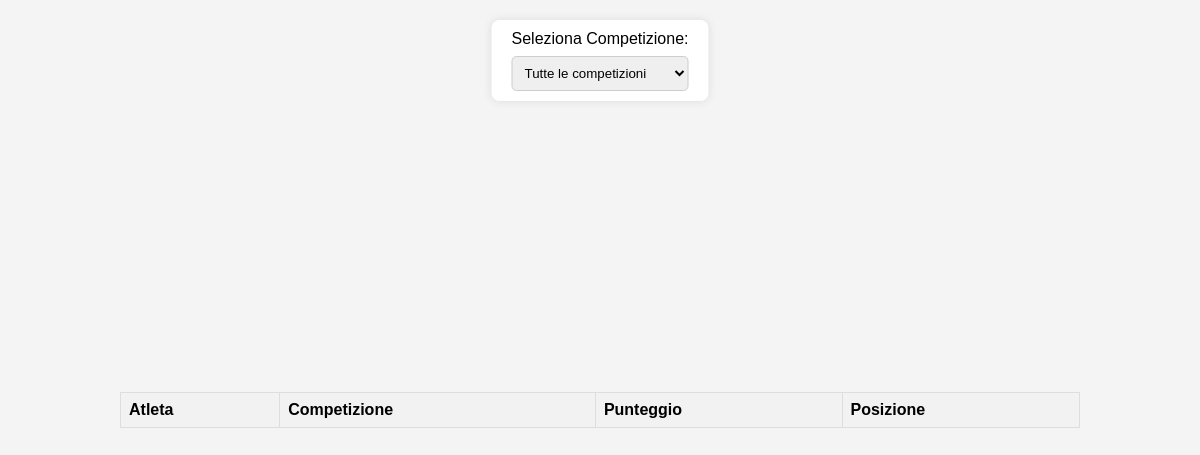
/partecipazioni.php, run on an earlier commit of the app's database.
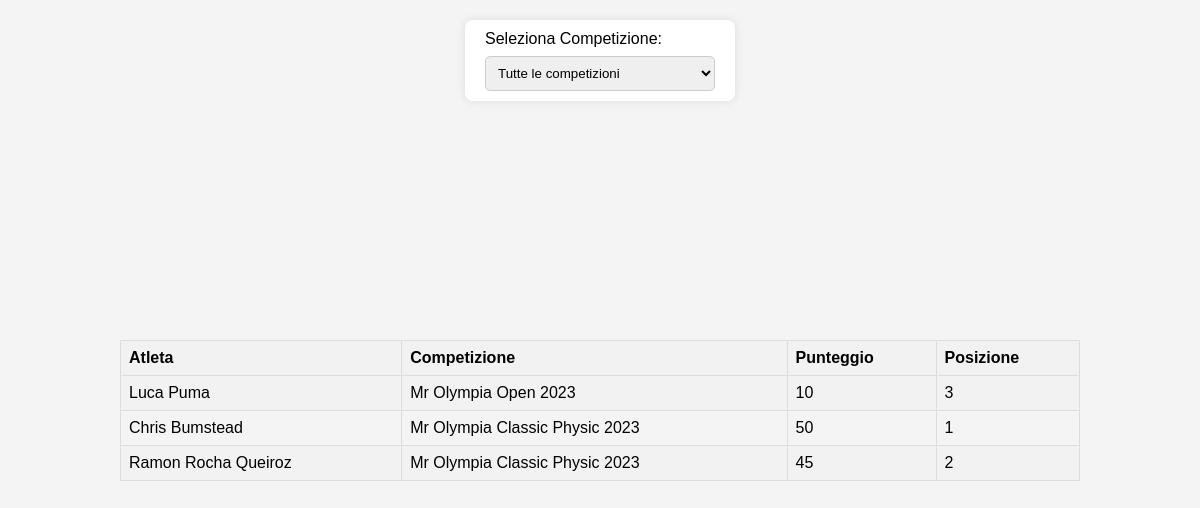
And on a later commit of the database.
### tables this page shows
CREATE TABLE `partecipazione` (
  `id_atleta` int(11) NOT NULL,
  `id_competizione` int(11) NOT NULL,
  `punteggio` int(11) NOT NULL,
  `posizione` int(11) NOT NULL
);

CREATE TABLE `atleti` (
  `id` int(11) NOT NULL,
  `nome` varchar(50) NOT NULL,
  `nazionalita` varchar(50) NOT NULL,
  `eta` int(11) NOT NULL,
  `altezza` varchar(50) NOT NULL,
  `peso_gara` int(50) NOT NULL,
  `peso_massa` int(11) NOT NULL,
  `id_preparatore` int(11) NOT NULL,
  `id_biografia` int(11) NOT NULL
);

CREATE TABLE `competizioni` (
  `id` int(11) NOT NULL,
  `nome` varchar(50) NOT NULL,
  `data` date NOT NULL,
  `luogo` varchar(50) NOT NULL
);

### partecipazioni.php (the view, shortened to what this page needs)
<?php
include 'credenziali.php';
$conn = new mysqli($servername, $username, $password, $dbname);
echo "<!DOCTYPE html>
<html>
<head>
    <title>Tabella Partecipazioni</title>
    <style>
        body {
            font-family: 'Arial', sans-serif;
            background-color: #f4f4f4;
            margin: 0;
            padding: 0;
            display: flex;
            justify-content: center;
            align-items: center;
            height: 100vh;
            position: relative;
        }
        #filtroCompetizioni {
            position: absolute;
            top: 20px;
            left: 50%;
            transform: translateX(-50%);
            background-color: #fff;
            border-radius: 8px;
            box-shadow: 0 0 10px rgba(0, 0, 0, 0.1);
            padding: 10px 20px;
            z-index: 1000;
        }
        #filtroCompetizioni label {
            display: block;
            margin-bottom: 8px;
        }
        #filtroCompetizioni select {
            width: 100%;
            padding: 8px;
            border-radius: 5px;
            border: 1px solid #ccc;
        }
        table {
            width: 80%;
            border-collapse: collapse;
            margin-top: 20px;
        }
        th, td {
            border: 1px solid #dddddd;
            text-align: left;
            padding: 8px;
            cursor: pointer;
        }
        th {
            background-color: #f2f2f2;
        }
        tr:nth-child(even) {
            background-color: #f2f2f2;
        }
        tr:hover {
            background-color: #ddd;
        }
        a {
            text-decoration: none; /* Rimuove il sottolineato */
            color: inherit; /* Eredità del colore del testo dal genitore */
        }
    </style>
</head>
<body>";
echo "<div id='filtroCompetizioni'>";
echo "<form method='GET'>";
echo "<label for='competizioni'>Seleziona Competizione:</label>";
echo "<select name='competizione' id='competizioni' onchange='this.form.submit()'>";
echo "<option value='tutte'>Tutte le competizioni</option>";
echo "</select>";
echo "</form>";
echo "</div>";
$sql = "SELECT ATLETI.nome AS atleta, COMPETIZIONI.nome AS competizione, PARTECIPAZIONE.punteggio, PARTECIPAZIONE.posizione
        FROM PARTECIPAZIONE
        INNER JOIN ATLETI ON PARTECIPAZIONE.id_atleta = ATLETI.id
        INNER JOIN COMPETIZIONI ON PARTECIPAZIONE.id_competizione = COMPETIZIONI.id";
$result = $conn->query($sql);
echo "<table><tr><th>Atleta</th><th>Competizione</th><th>Punteggio</th><th>Posizione</th></tr>";
while($row = $result->fetch_assoc()) {
    echo "<tr><td><a href='atleta.php?atleta=".urlencode($row['atleta'])."'>".$row["atleta"]."</a></td><td>".$row["competizione"]."</td><td>".$row["punteggio"]."</td><td>".$row["posizione"]."</td></tr>";
}
echo "</table>";
echo "</body>
</html>";
?>

### partecipazioni.php (style rules this page uses)
body { font-family: 'Arial', sans-serif; background-color: #f4f4f4; margin: 0; padding: 0; display: flex; justify-content: center; align-items: center; height: 100vh; position: relative; }
#filtroCompetizioni { position: absolute; top: 20px; left: 50%; transform: translateX(-50%); background-color: #fff; border-radius: 8px; box-shadow: 0 0 10px rgba(0, 0, 0, 0.1); padding: 10px 20px; z-index: 1000; }
#filtroCompetizioni label { display: block; margin-bottom: 8px; }
#filtroCompetizioni select { width: 100%; padding: 8px; border-radius: 5px; border: 1px solid #ccc; }
table { width: 80%; border-collapse: collapse; margin-top: 20px; }
th, td { border: 1px solid #dddddd; text-align: left; padding: 8px; cursor: pointer; }
th { background-color: #f2f2f2; }
tr:nth-child(even) { background-color: #f2f2f2; }
a { text-decoration: none; color: inherit; }

What changed in the data, as far as the page shows it:
added partecipazione: id_atleta.nome "Luca Puma", id_competizione.nome "Mr Olympia Open 2023", punteggio "10", posizione "3"
added partecipazione: id_atleta.nome "Chris Bumstead", id_competizione.nome "Mr Olympia Classic Physic 2023", punteggio "50", posizione "1"
added partecipazione: id_atleta.nome "Ramon Rocha Queiroz", id_competizione.nome "Mr Olympia Classic Physic 2023", punteggio "45", posizione "2"
